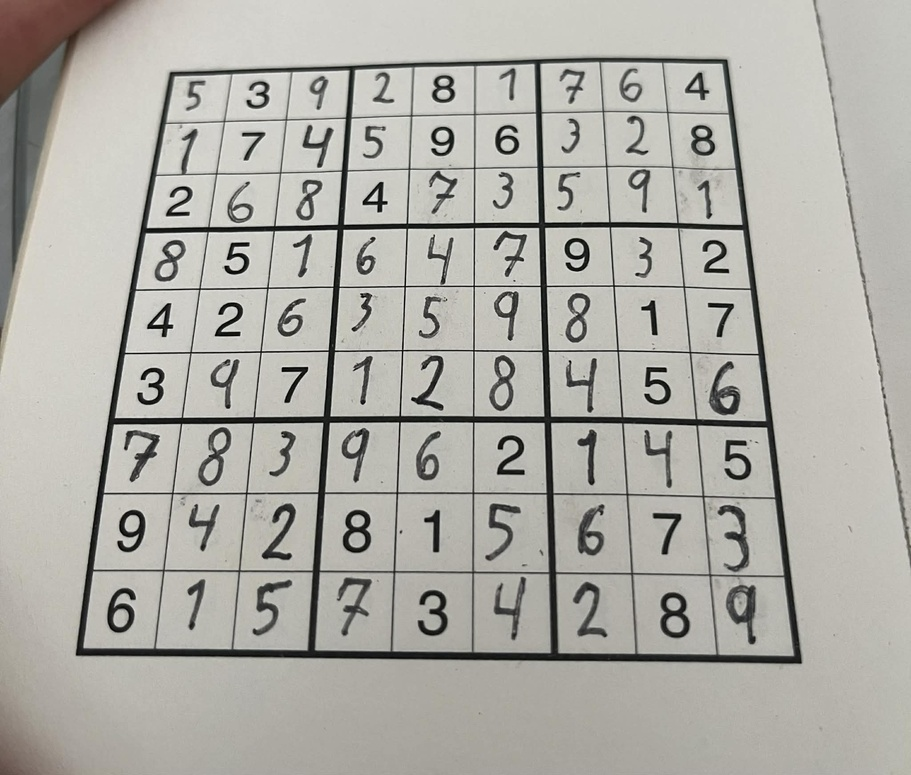
//> input picture Exercise 2/sudoku_hard.jpg, 911 x 775 px, shrunk from 2048 x 1743 before the run
$ ./main sudoku_hard.jpg   (built with g++ and OpenCV 4)
//> lines starting //> are read from the running program, lines starting //| are printed output that depends on the picture; after the words box and inside, x2 and y2 are one past the last pixel; in counts of white or black regions, pixels touching at a corner belong together; pictures that were not available may be replaced by others from this repository, and a replacement may not be noted
#include <opencv2/opencv.hpp>
#include <opencv2/ml.hpp>
#include <iostream>
#include <vector>
#include <algorithm>
#include <cmath>
#include <cfloat>

using namespace std;


// ==================================================== //
// ================= HELPER FUNCTIONS ================= //
// ==================================================== //

static const int DIGIT_FEATURE_SIDE = 30;

// Helper function to display the board.
static void showBoard(const string &name, const cv::Mat &board) {
    cv::namedWindow(name, cv::WINDOW_NORMAL);
    cv::imshow(name, board);
    cv::waitKey(0);
}

// Remove noise from a binary image using morphological operations.
static cv::Mat removeNoise(const cv::Mat &src) {
    cv::Mat cleanedBoard;
    cv::Mat kernel = cv::getStructuringElement(cv::MORPH_ELLIPSE, cv::Size(5, 5));
    cv::morphologyEx(src, cleanedBoard, cv::MORPH_OPEN, kernel);
    cv::morphologyEx(cleanedBoard, cleanedBoard, cv::MORPH_CLOSE, kernel);
    return cleanedBoard;
}

// Convert the input image to a binary image highlighting the Sudoku grid
static cv::Mat convertToBinary(const cv::Mat &src) {
    // Convert to grayscale
    cv::Mat gray;
    if (src.channels() == 3) {
        cv::cvtColor(src, gray, cv::COLOR_BGR2GRAY);
    } else {
        cout << "Warning: Input image is not 3-channel, skipping grayscale conversion." << endl;
        gray = src.clone();
    }

    // Segment the board using adaptive thresholding
    cv::Mat binary;
    cv::adaptiveThreshold(gray, binary, 255, cv::ADAPTIVE_THRESH_GAUSSIAN_C, cv::THRESH_BINARY_INV, 31, 7);

    return binary;
}

// Draw a red grid overlay on the cropped board for visualization
static cv::Mat drawGridOverlay(const cv::Mat &croppedBoard) {
    cout << "Drawing grid overlay..." << endl;
    cout << "Cropped board size: " << croppedBoard.cols << "x" << croppedBoard.rows << " pixels." << endl;
    int cellW = croppedBoard.cols / 9;
    int cellH = croppedBoard.rows / 9;

    // If croppedBoard is binary, convert to color for visualization
    cv::Mat gridOverlayBoard = croppedBoard.clone();
    if (gridOverlayBoard.channels() == 1) {
        cv::cvtColor(gridOverlayBoard, gridOverlayBoard, cv::COLOR_GRAY2BGR);
    }

    for (int i = 1; i < 9; ++i) {
        cv::Scalar color = cv::Scalar(0, 0, 255);
        int lineWidth = 3;
        int x = i * cellW;
        int y = i * cellH;
        cv::line(gridOverlayBoard, cv::Point(x, 0), cv::Point(x, croppedBoard.rows - 1), color, lineWidth);
        cv::line(gridOverlayBoard, cv::Point(0, y), cv::Point(croppedBoard.cols - 1, y), color, lineWidth);
    }
    return gridOverlayBoard;
}

// Detect and crop the sudoku board from a cleaned binary mask.
static cv::Mat cropSudokuBoard(const cv::Mat &src, cv::Mat &binaryMask, cv::Mat &edgeOverlay) {
    vector<vector<cv::Point>> contours;
    cv::findContours(binaryMask.clone(), contours, cv::RETR_EXTERNAL, cv::CHAIN_APPROX_SIMPLE);

    // Find the largest rectangular contour
    vector<cv::Point2f> bestCorners;
    double bestArea = 0.0;
    for (const auto &contour : contours) {
        vector<cv::Point> approx;
        cv::approxPolyDP(contour, approx, 0.02 * cv::arcLength(contour, true), true);

        if (approx.size() == 4) {
            double area = cv::contourArea(approx);
            if (area > bestArea) {
                bestArea = area;
                bestCorners.clear();
                for (const auto &p : approx) {
                    bestCorners.push_back(cv::Point2f((float)p.x, (float)p.y));
                }
            }
        }
    }

    // If no corners were found, return the original image
    if (bestCorners.empty()) {
        return src.clone();
    }

    // Use RotatedRect for cleaner corner manipulation
    vector<cv::Point> contourPoints;
    for (const auto& pt : bestCorners) {
        contourPoints.push_back(cv::Point((int)pt.x, (int)pt.y));
    }
    cv::RotatedRect boardRect = cv::minAreaRect(contourPoints);

    // Shrink the rectangle by inset amount
    const int INSET = 8;
    boardRect.size.width = max(1.0f, boardRect.size.width - 2 * INSET);
    boardRect.size.height = max(1.0f, boardRect.size.height - 2 * INSET);

    // Get the inset corners
    cv::Point2f rectCorners[4];
    boardRect.points(rectCorners);

    // Convert to vector for consistency
    vector<cv::Point2f> orderedCorners(rectCorners, rectCorners + 4);

    // Sort corners: top-left, top-right, bottom-right, bottom-left
    cv::Point2f center = boardRect.center;
    sort(orderedCorners.begin(), orderedCorners.end(), [&center](const cv::Point2f& a, const cv::Point2f& b) {
        float angleA = atan2(a.y - center.y, a.x - center.x);
        float angleB = atan2(b.y - center.y, b.x - center.x);
        return angleA < angleB;
    });

    // Draw the inset board outline on the overlay for visualization
    edgeOverlay = src.clone();
    for (int i = 0; i < 4; ++i) {
        cv::line(edgeOverlay, orderedCorners[i], orderedCorners[(i + 1) % 4], cv::Scalar(0, 0, 255), 3);
    }

    // Compute output size
    float maxDim = max(boardRect.size.width, boardRect.size.height);
    int side = max(1, (int)round(maxDim));

    vector<cv::Point2f> dstPts = {
        cv::Point2f(0.0f, 0.0f),
        cv::Point2f((float)side, 0.0f),
        cv::Point2f((float)side, (float)side),
        cv::Point2f(0.0f, (float)side)
    };

    cv::Mat transform = cv::getPerspectiveTransform(orderedCorners, dstPts);
    cv::Mat cropped;
    cv::warpPerspective(binaryMask, cropped, transform, cv::Size(side, side));
    return cropped;
}

// Extract and normalize the digit from a cell image
static cv::Mat normalizeDigit(const cv::Mat &digitBinary, int side = DIGIT_FEATURE_SIDE) {
    vector<vector<cv::Point>> contours;
    cv::findContours(digitBinary.clone(), contours, cv::RETR_EXTERNAL, cv::CHAIN_APPROX_SIMPLE);
    if (contours.empty()) {
        return cv::Mat::zeros(side, side, CV_8U);
    }

    double bestArea = 0.0;
    int bestIdx = -1;
    for (int i = 0; i < (int)contours.size(); ++i) {
        double area = cv::contourArea(contours[i]);
        if (area > bestArea) {
            bestArea = area;
            bestIdx = i;
        }
    }

    if (bestIdx < 0 || bestArea < 20.0) {
        return cv::Mat::zeros(side, side, CV_8U);
    }

    cv::Rect box = cv::boundingRect(contours[bestIdx]);
    box.x = max(0, box.x - 2);
    box.y = max(0, box.y - 2);
    box.width = min(digitBinary.cols - box.x, box.width + 4);
    box.height = min(digitBinary.rows - box.y, box.height + 4);

    cv::Mat roi = digitBinary(box).clone();
    int maxDim = max(roi.cols, roi.rows);
    cv::Mat square = cv::Mat::zeros(maxDim, maxDim, CV_8U);
    int x = (maxDim - roi.cols) / 2;
    int y = (maxDim - roi.rows) / 2;
    roi.copyTo(square(cv::Rect(x, y, roi.cols, roi.rows)));

    cv::Mat resized;
    cv::resize(square, resized, cv::Size(side, side), 0, 0, cv::INTER_AREA);
    return resized;
}

// Isolate the center-most cluster to remove edge noise and focus on the actual digit
static cv::Mat isolateCenterCluster(const cv::Mat &digitBinary) {
    // Find all connected components
    cv::Mat labels;
    int numLabels = cv::connectedComponents(digitBinary, labels);

    if (numLabels <= 1) {
        return digitBinary.clone(); // Only background or one component
    }

    // Calculate centroid of each cluster
    cv::Point2f imageCenter(digitBinary.cols / 2.0f, digitBinary.rows / 2.0f);
    float minDistance = FLT_MAX;
    int centerClusterLabel = -1;

    for (int label=1; label<numLabels; ++label) {
        cv::Mat mask = (labels == label);
        cv::Moments m = cv::moments(mask);
        if (m.m00 == 0) continue; // Skip empty components

        cv::Point2f centroid(m.m10 / m.m00, m.m01 / m.m00);
        float distance = cv::norm(centroid - imageCenter);

        if (distance < minDistance) {
            minDistance = distance;
            centerClusterLabel = label;
        }
    }

    if (centerClusterLabel == -1) {
        return digitBinary.clone();
    }

    // Create binary image with only the center cluster (preserve original foreground)
    cv::Mat mask = (labels == centerClusterLabel);
    cv::Mat result = cv::Mat::zeros(digitBinary.size(), CV_8U);
    digitBinary.copyTo(result, mask);
    return result;
}

// Normalize the digit image and convert it to a feature row for classification
static cv::Mat digitToFeatureRow(const cv::Mat &digitBinary) {
    cv::Mat normalized = normalizeDigit(digitBinary, DIGIT_FEATURE_SIDE);
    cv::Mat floatImg;
    normalized.convertTo(floatImg, CV_32F, 1.0 / 255.0);
    return floatImg.reshape(1, 1);
}

// Load training samples from digit images and prepare the training data and labels.
static cv::Mat loadTrainingSamples(cv::Mat &labels) {
    vector<cv::Mat> samples;
    vector<int> sampleLabels;

    for (int digit=1; digit<=9; ++digit) {
        string path = "numbers/" + to_string(digit) + ".png";
        cv::Mat img = cv::imread(path, cv::IMREAD_GRAYSCALE);
        if (img.empty()) {
            cout << "Warning: could not load training digit from " << path << endl;
            continue;
        }

        cv::Mat bw;
        cv::threshold(img, bw, 0, 255, cv::THRESH_BINARY | cv::THRESH_OTSU);
        if (cv::countNonZero(bw) > (int)(bw.total() / 2)) {
            cv::bitwise_not(bw, bw);
        }

        cv::Mat feature = digitToFeatureRow(bw);
        samples.push_back(feature);
        sampleLabels.push_back(digit);
    }

    if (samples.empty()) {
        labels = cv::Mat();
        return cv::Mat();
    }

    cv::Mat trainData((int)samples.size(), samples[0].cols, CV_32F);
    for (int i=0; i<(int)samples.size(); ++i) {
        samples[i].copyTo(trainData.row(i));
    }

    labels = cv::Mat((int)sampleLabels.size(), 1, CV_32S);
    for (int i=0; i<(int)sampleLabels.size(); ++i) {
        labels.at<int>(i, 0) = sampleLabels[i];
    }

    return trainData;
}

// Train a Normal Bayes Classifier using the prepared training data and labels
static cv::Ptr<cv::ml::NormalBayesClassifier> trainClassifier() {
    cv::Mat labels;
    cv::Mat trainData = loadTrainingSamples(labels);

    if (trainData.empty() || labels.empty()) {
        return cv::Ptr<cv::ml::NormalBayesClassifier>();
    }

    cv::Ptr<cv::ml::NormalBayesClassifier> classifier = cv::ml::NormalBayesClassifier::create();
    if (!classifier->train(trainData, cv::ml::ROW_SAMPLE, labels)) {
        return cv::Ptr<cv::ml::NormalBayesClassifier>();
    }

    return classifier;
}


// ===================================================== //
// ============ PRIMARY ASSIGNEMNT FUNCTION ============ //
// ===================================================== //

vector<vector<int>> sudokuOCR(cv::Mat &image) {
    // Load training data and train the classifier
    cout << "Loading training data and training classifier..." << endl;
    cv::Ptr<cv::ml::NormalBayesClassifier> classifier = trainClassifier();
    vector<vector<int>> grid(9, vector<int>(9, 0));
    if (classifier.empty()) {
        cout << "Training failed: no digit samples were loaded." << endl;
        return grid;
    }
    cout << "Training complete. Starting OCR process..." << endl;

    // Display the original input image
    showBoard("01 - Input image", image);

    // Convert to binary first, then clean noise in the binary domain.
    cv::Mat binaryImage = convertToBinary(image);
    showBoard("02 - Binary board", binaryImage);
    cv::Mat cleanedBoard = removeNoise(binaryImage);
    showBoard("03 - Cleaned board", cleanedBoard);

    // Detect board edges and crop to a top-down view.
    cv::Mat boardEdgeContour;
    cv::Mat croppedBoard = cropSudokuBoard(image, cleanedBoard, boardEdgeContour);
    showBoard("04 - Board edge contour", boardEdgeContour);
    showBoard("05 - Cropped board", croppedBoard);

    // Draw a grid overlay on the cropped board for visualization.
    cv::Mat gridOverlayBoard = drawGridOverlay(croppedBoard);
    showBoard("06 - Grid overlay", gridOverlayBoard);

    // Extract each cell, check for digit presence, and classify using the trained classifier.
    cout << "Extracting and classifying digits..." << endl;
    int cellW = croppedBoard.cols / 9;
    int cellH = croppedBoard.rows / 9;
    for (int row = 0; row < 9; ++row) {
        for (int col = 0; col < 9; ++col) {
            // Extract the cell region from the binary board
            cv::Rect cellRect(col * cellW, row * cellH, cellW, cellH);
            cv::Mat cell = croppedBoard(cellRect).clone();

            // Define an inner region to check for digit presence, avoiding borders
            int borderX = max(1, cell.cols / 5);
            int borderY = max(1, cell.rows / 5);
            cv::Rect inner(borderX, borderY, max(1, cell.cols - 2 * borderX), max(1, cell.rows - 2 * borderY));
            cv::Mat innerCell = cell(inner).clone();

            // Skip if inner cell is empty
            if (cv::countNonZero(innerCell) < (innerCell.total() * 0.01)) {
                grid[row][col] = 0;
                continue;
            }

            // Isolate the center-most cluster to remove edge noise
            cv::Mat centeredCell = isolateCenterCluster(cell);

            // Predict the digit using the trained Bayesian classifier.
            int predicted = 0;

            cv::Mat sample = digitToFeatureRow(centeredCell);
            predicted = classifier->predict(sample);

            // Only accept predictions in the valid digit range (1-9)
            if (!(predicted >= 1 && predicted <= 9)) {
                continue;
            }

            // Display the cell with the predicted digit for visualization
            cv::Mat cellPreview;
            cv::cvtColor(centeredCell, cellPreview, cv::COLOR_GRAY2BGR);
            cv::rectangle(cellPreview, inner, cv::Scalar(0, 255, 0), 1);
            cv::putText(cellPreview, to_string(predicted), cv::Point(3, cellPreview.rows - 5), cv::FONT_HERSHEY_SIMPLEX, 0.6, cv::Scalar(0, 0, 255), 1, cv::LINE_AA);
            showBoard("07 - Cell preview", cellPreview);

            grid[row][col] = predicted;
        }
    }

    cout << "OCR Complete. Press enter to view results..." << endl;
    cin.get();
    return grid;
}

// =================================================== //
// ========== ORIGINAL ASSIGNMENT FUNCTIONS ========== //
// =================================================== //

// [14 lines left out: function sudokuExampleGrid, not called in this run]

void printSudoku(vector<vector<int>> &numbers) {
    cout << "Printing sudoku:"<< endl;
    string line = "-------------------------\n";
    for (int r=0; r<numbers.size(); r++) {
        if(r%3==0)
            cout << line;
        vector<int> row = numbers[r];
        for (int c=0; c<row.size(); c++) {
            if(c%3 == 0)
                cout << "| ";
            int n = row[c];
            if (n != 0)
                cout << n << " ";
            else
                cout << ". ";
        }
        cout << "|" <<endl;
    }
    cout << line << endl;
    cout << endl;
}

/** Main method for running the Sudoku OCR test code. Set NO_IMAGE=true to test printing of a 9x9 grid
    Set NO_IMAGE=false to load the sudoku image and print the detected numbers in the grid
 */
int main(int argc, char* argv[]) {
    bool NO_IMAGE = false;

    vector<vector<int>> numbers;
    if (NO_IMAGE) {
        numbers = sudokuExampleGrid();
    } else {
        if (argc != 2) {
            cout << "Usage: ./main <imageFile>" << endl;
            return -1;
        }
        cv::Mat src = cv::imread(argv[1], cv::IMREAD_COLOR);
//> src is the input picture: 775 rows x 911 cols, CV_8UC3; mean B, G, R 166.6, 173, 174.4
        //cv::namedWindow("Input image", cv::WINDOW_FULLSCREEN);
        //cv::imshow("Input image", src);
        //cv::waitKey(0);

        numbers = sudokuOCR(src);
//> in loadTrainingSamples, `cv::threshold(img, bw, 0, 255, cv::THRESH_BINARY | cv::THRESH_OTSU);`:
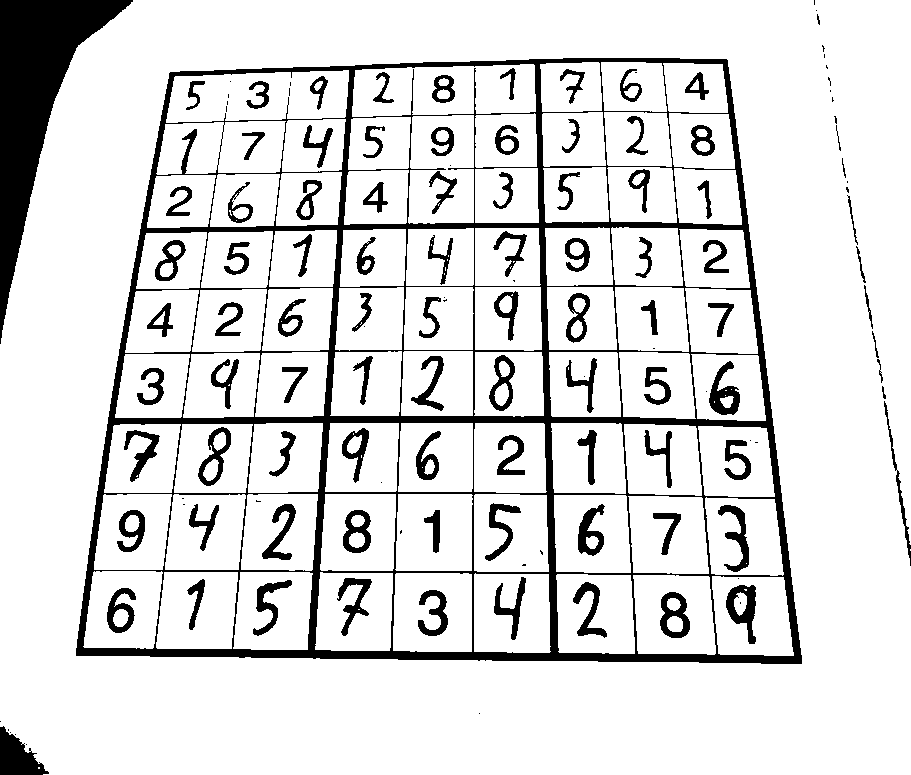
//> bw: 775 rows x 911 cols, CV_8UC1; 86.8% white; 136 black regions (44 under 20 px), largest, box (x1, y1, x2, y2) and area: (76, 58, 802, 664) 42141, (0, 0, 133, 344) 14792, (0, 726, 49, 775) 1347
//> in normalizeDigit, `cv::findContours(digitBinary.clone(), contours, cv::RETR_EXTERNAL, cv:..`: contours = 30 contours, 23 with area under 20; largest, box (x1, y1, x2, y2) and area: (76, 58, 802, 664) 384188, (0, 0, 133, 344) 14374, (0, 726, 49, 775) 1258, (884, 401, 911, 566) 265, (864, 285, 873, 329) 46, (856, 246, 866, 283) 40, (847, 195, 858, 245) 40
//> the loop in normalizeDigit, `for (int i = 0; i < (int)contours.size(); ++i)` made 30 passes
//> (area, bestArea) on passes 5, 24: (1258, 1258), (384188, 384188)
//> after the loop in normalizeDigit, `for (int i = 0; i < (int)contours.size(); ++i)`: bestArea = 384188; bestIdx = 23
//> in normalizeDigit, `cv::Rect box = cv::boundingRect(contours[bestIdx]);`: box = Rect(76, 58, 726, 606)
//> in normalizeDigit, `box.x = max(0, box.x - 2);`: box = Rect(74, 58, 726, 606)
//> in normalizeDigit, `box.y = max(0, box.y - 2);`: box = Rect(74, 56, 726, 606)
//> in normalizeDigit, `box.width = min(digitBinary.cols - box.x, box.width + 4);`: box = Rect(74, 56, 730, 606)
//> in normalizeDigit, `box.height = min(digitBinary.rows - box.y, box.height + 4);`: box = Rect(74, 56, 730, 610)
//> in normalizeDigit, `cv::Mat roi = digitBinary(box).clone();`:
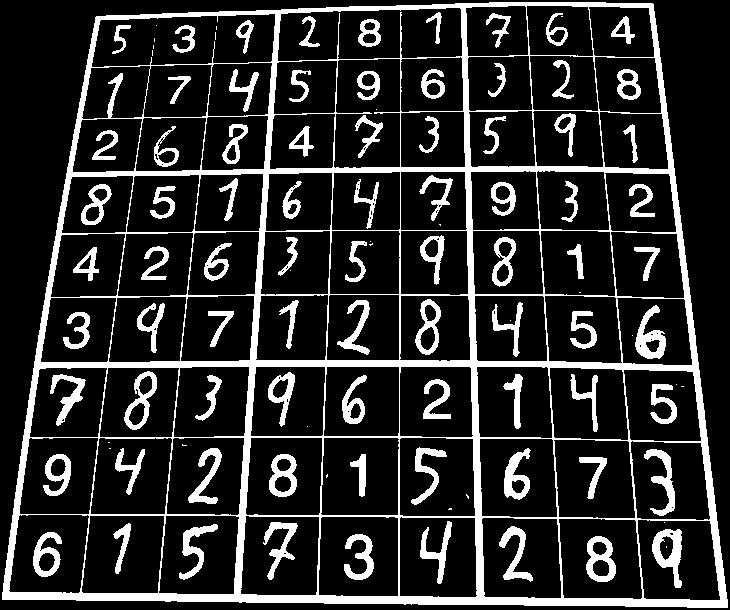
//> roi: 610 rows x 730 cols, CV_8UC1; 17% white; 107 white regions (26 under 20 px), largest, box (x1, y1, x2, y2) and area: (2, 2, 728, 608) 42141, (652, 529, 682, 588) 864, (635, 305, 666, 359) 799
//> in normalizeDigit, `roi.copyTo(square(cv::Rect(x, y, roi.cols, roi.rows)));`:
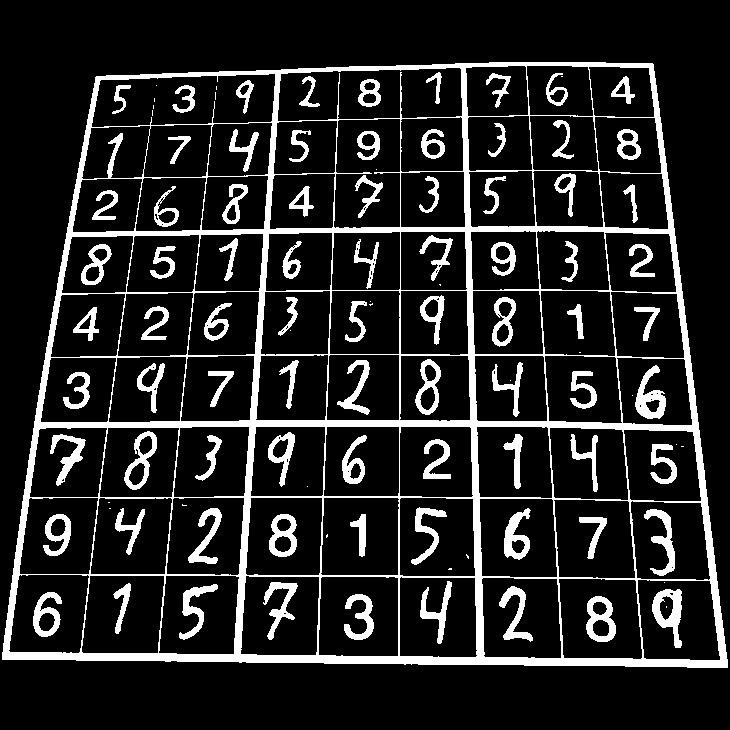
//> square: 730 rows x 730 cols, CV_8UC1; 14.2% white; 107 white regions (26 under 20 px), largest, box (x1, y1, x2, y2) and area: (2, 62, 728, 668) 42141, (652, 589, 682, 648) 864, (635, 365, 666, 419) 799
//> in normalizeDigit, `cv::resize(square, resized, cv::Size(side, side), 0, 0, cv::INTER_AREA);`:
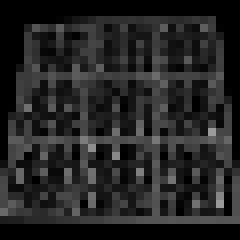
//> resized: 30 rows x 30 cols, CV_8UC1 (shown 8 times larger); min 0, max 155, mean 36.3
//> in loadTrainingSamples, `cv::Mat feature = digitToFeatureRow(bw);`: feature = 900 values, max 0.608 at index 506, min 0 at index 0, mean 0.142
//> (the rest of the program and of its run is left out)
